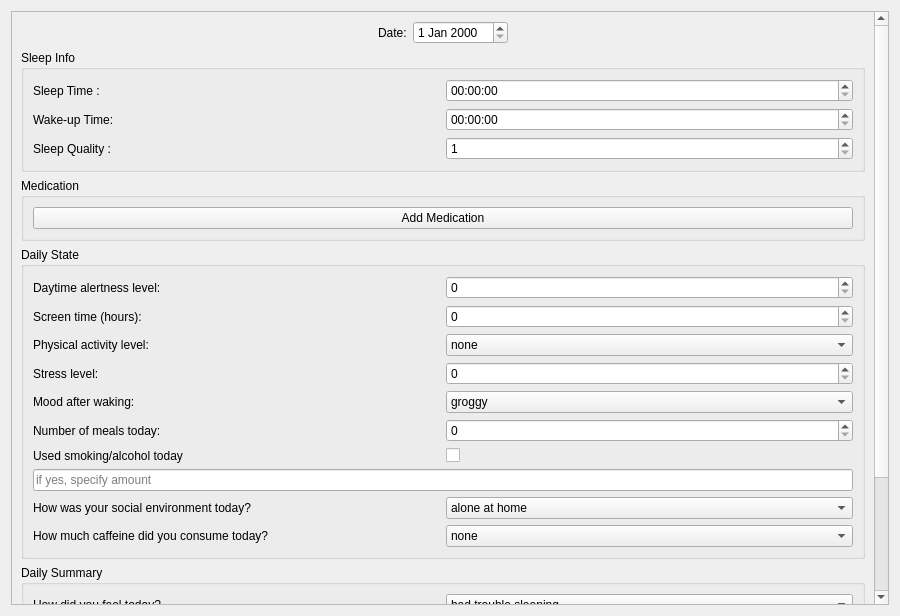
<?xml version="1.0" encoding="UTF-8"?>
<ui version="4.0">
 <class>Form</class>
 <widget class="QWidget" name="Form">
  <property name="geometry">
   <rect>
    <x>0</x>
    <y>0</y>
    <width>900</width>
    <height>616</height>
   </rect>
  </property>
  <property name="windowTitle">
   <string>Daily Entry Form</string>
  </property>
  <layout class="QVBoxLayout" name="verticalLayout_main">
   <item>
    <widget class="QScrollArea" name="scrollArea">
     <property name="widgetResizable">
      <bool>true</bool>
     </property>
     <widget class="QWidget" name="scrollAreaWidgetContents">
      <property name="geometry">
       <rect>
        <x>0</x>
        <y>0</y>
        <width>868</width>
        <height>737</height>
       </rect>
      </property>
      <layout class="QVBoxLayout" name="verticalLayout_scroll">
       <item>
        <layout class="QHBoxLayout" name="horizontalLayout_date">
         <item>
          <spacer name="spacer_left">
           <property name="orientation">
            <enum>Qt::Orientation::Horizontal</enum>
           </property>
           <property name="sizeType">
            <enum>QSizePolicy::Policy::Expanding</enum>
           </property>
           <property name="sizeHint" stdset="0">
            <size>
             <width>40</width>
             <height>20</height>
            </size>
           </property>
          </spacer>
         </item>
         <item>
          <widget class="QLabel" name="label_date">
           <property name="text">
            <string>Date:</string>
           </property>
          </widget>
         </item>
         <item>
          <widget class="QDateEdit" name="dateEdit"/>
         </item>
         <item>
          <spacer name="spacer_right">
           <property name="orientation">
            <enum>Qt::Orientation::Horizontal</enum>
           </property>
           <property name="sizeType">
            <enum>QSizePolicy::Policy::Expanding</enum>
           </property>
           <property name="sizeHint" stdset="0">
            <size>
             <width>40</width>
             <height>20</height>
            </size>
           </property>
          </spacer>
         </item>
        </layout>
       </item>
       <item>
        <widget class="QGroupBox" name="groupBox_sleep">
         <property name="title">
          <string>Sleep Info</string>
         </property>
         <layout class="QGridLayout" name="gridLayout_sleep">
          <item row="0" column="0">
           <widget class="QLabel" name="label_sleep_time">
            <property name="text">
             <string>Sleep Time :</string>
            </property>
           </widget>
          </item>
          <item row="0" column="1">
           <widget class="QTimeEdit" name="timeEdit_sleep"/>
          </item>
          <item row="1" column="0">
           <widget class="QLabel" name="label_wake_time">
            <property name="text">
             <string>Wake-up Time:</string>
            </property>
           </widget>
          </item>
          <item row="1" column="1">
           <widget class="QTimeEdit" name="timeEdit_wake"/>
          </item>
          <item row="2" column="0">
           <widget class="QLabel" name="label_quality">
            <property name="text">
             <string>Sleep Quality :</string>
            </property>
           </widget>
          </item>
          <item row="2" column="1">
           <widget class="QSpinBox" name="spinBox_quality">
            <property name="minimum">
             <number>1</number>
            </property>
            <property name="maximum">
             <number>10</number>
            </property>
           </widget>
          </item>
         </layout>
        </widget>
       </item>
       <item>
        <widget class="QGroupBox" name="groupBox_medication">
         <property name="title">
          <string>Medication</string>
         </property>
         <layout class="QVBoxLayout" name="verticalLayout_medication">
          <item>
           <widget class="QPushButton" name="button_add_medication">
            <property name="text">
             <string>Add Medication</string>
            </property>
           </widget>
          </item>
         </layout>
        </widget>
       </item>
       <item>
        <widget class="QGroupBox" name="groupBox_daily_state">
         <property name="title">
          <string>Daily State</string>
         </property>
         <layout class="QGridLayout" name="gridLayout_daily_state">
          <item row="0" column="0">
           <widget class="QLabel" name="label_alertness">
            <property name="text">
             <string>Daytime alertness level:</string>
            </property>
           </widget>
          </item>
          <item row="0" column="1">
           <widget class="QSpinBox" name="spinBox_alertness"/>
          </item>
          <item row="1" column="0">
           <widget class="QLabel" name="label_screen">
            <property name="text">
             <string>Screen time (hours):</string>
            </property>
           </widget>
          </item>
          <item row="1" column="1">
           <widget class="QSpinBox" name="spinBox_screen"/>
          </item>
          <item row="2" column="0">
           <widget class="QLabel" name="label_activity">
            <property name="text">
             <string>Physical activity level:</string>
            </property>
           </widget>
          </item>
          <item row="2" column="1">
           <widget class="QComboBox" name="combo_activity">
            <item>
             <property name="text">
              <string>none</string>
             </property>
            </item>
            <item>
             <property name="text">
              <string>low</string>
             </property>
            </item>
            <item>
             <property name="text">
              <string>moderate</string>
             </property>
            </item>
            <item>
             <property name="text">
              <string>intense</string>
             </property>
            </item>
           </widget>
          </item>
          <item row="3" column="0">
           <widget class="QLabel" name="label_stress">
            <property name="text">
             <string>Stress level:</string>
            </property>
           </widget>
          </item>
          <item row="3" column="1">
           <widget class="QSpinBox" name="spinBox_stress"/>
          </item>
          <item row="4" column="0">
           <widget class="QLabel" name="label_mood">
            <property name="text">
             <string>Mood after waking:</string>
            </property>
           </widget>
          </item>
          <item row="4" column="1">
           <widget class="QComboBox" name="combo_mood">
            <item>
             <property name="text">
              <string>groggy</string>
             </property>
            </item>
            <item>
             <property name="text">
              <string>normal</string>
             </property>
            </item>
            <item>
             <property name="text">
              <string>energetic</string>
             </property>
            </item>
           </widget>
          </item>
          <item row="5" column="0">
           <widget class="QLabel" name="label_meals">
            <property name="text">
             <string>Number of meals today:</string>
            </property>
           </widget>
          </item>
          <item row="5" column="1">
           <widget class="QSpinBox" name="spinBox_meals"/>
          </item>
          <item row="6" column="0">
           <widget class="QLabel" name="label_smoking">
            <property name="text">
             <string>Used smoking/alcohol today</string>
            </property>
           </widget>
          </item>
          <item row="6" column="1">
           <widget class="QCheckBox" name="checkBox_smoke"/>
          </item>
          <item row="7" column="0" colspan="2">
           <widget class="QLineEdit" name="lineEdit_smoke_detail">
            <property name="placeholderText">
             <string>if yes, specify amount</string>
            </property>
           </widget>
          </item>
          <item row="8" column="0">
           <widget class="QLabel" name="label_social">
            <property name="text">
             <string>How was your social environment today?</string>
            </property>
           </widget>
          </item>
          <item row="8" column="1">
           <widget class="QComboBox" name="combo_social">
            <item>
             <property name="text">
              <string>alone at home</string>
             </property>
            </item>
            <item>
             <property name="text">
              <string>with family or friends (at home)</string>
             </property>
            </item>
            <item>
             <property name="text">
              <string>outside in social settings</string>
             </property>
            </item>
            <item>
             <property name="text">
              <string>socially isolated avoided people</string>
             </property>
            </item>
           </widget>
          </item>
          <item row="9" column="0">
           <widget class="QLabel" name="label_caffeine">
            <property name="text">
             <string>How much caffeine did you consume today?</string>
            </property>
           </widget>
          </item>
          <item row="9" column="1">
           <widget class="QComboBox" name="combo_caffeine">
            <item>
             <property name="text">
              <string>none</string>
             </property>
            </item>
            <item>
             <property name="text">
              <string>1 small cup</string>
             </property>
            </item>
            <item>
             <property name="text">
              <string>2-3 cups</string>
             </property>
            </item>
            <item>
             <property name="text">
              <string>4+ cups</string>
             </property>
            </item>
            <item>
             <property name="text">
              <string>energy drink/cola</string>
             </property>
            </item>
            <item>
             <property name="text">
              <string>I don't remember</string>
             </property>
            </item>
           </widget>
          </item>
         </layout>
        </widget>
       </item>
       <item>
        <widget class="QGroupBox" name="groupBox_summary">
         <property name="title">
          <string>Daily Summary</string>
         </property>
         <layout class="QVBoxLayout" name="verticalLayout_summary">
          <item>
           <layout class="QHBoxLayout" name="horizontalLayout_summary_feel">
            <item>
             <widget class="QLabel" name="label_summary_feel">
              <property name="text">
               <string>How did you feel today?</string>
              </property>
             </widget>
            </item>
            <item>
             <widget class="QComboBox" name="combo_day_summary">
              <item>
               <property name="text">
                <string>had trouble sleeping</string>
               </property>
              </item>
              <item>
               <property name="text">
                <string>felt sleepy all day</string>
               </property>
              </item>
              <item>
               <property name="text">
                <string>felt normal</string>
               </property>
              </item>
              <item>
               <property name="text">
                <string>felt good/energetic</string>
               </property>
              </item>
             </widget>
            </item>
           </layout>
          </item>
          <item>
           <widget class="QPlainTextEdit" name="textedit_daily_note">
            <property name="minimumSize">
             <size>
              <width>0</width>
              <height>80</height>
             </size>
            </property>
            <property name="placeholderText">
             <string>Daily Note (optional)</string>
            </property>
           </widget>
          </item>
         </layout>
        </widget>
       </item>
       <item>
        <widget class="QPushButton" name="pushButton_save">
         <property name="text">
          <string>Save</string>
         </property>
        </widget>
       </item>
      </layout>
     </widget>
    </widget>
   </item>
  </layout>
 </widget>
 <resources/>
 <connections/>
</ui>
